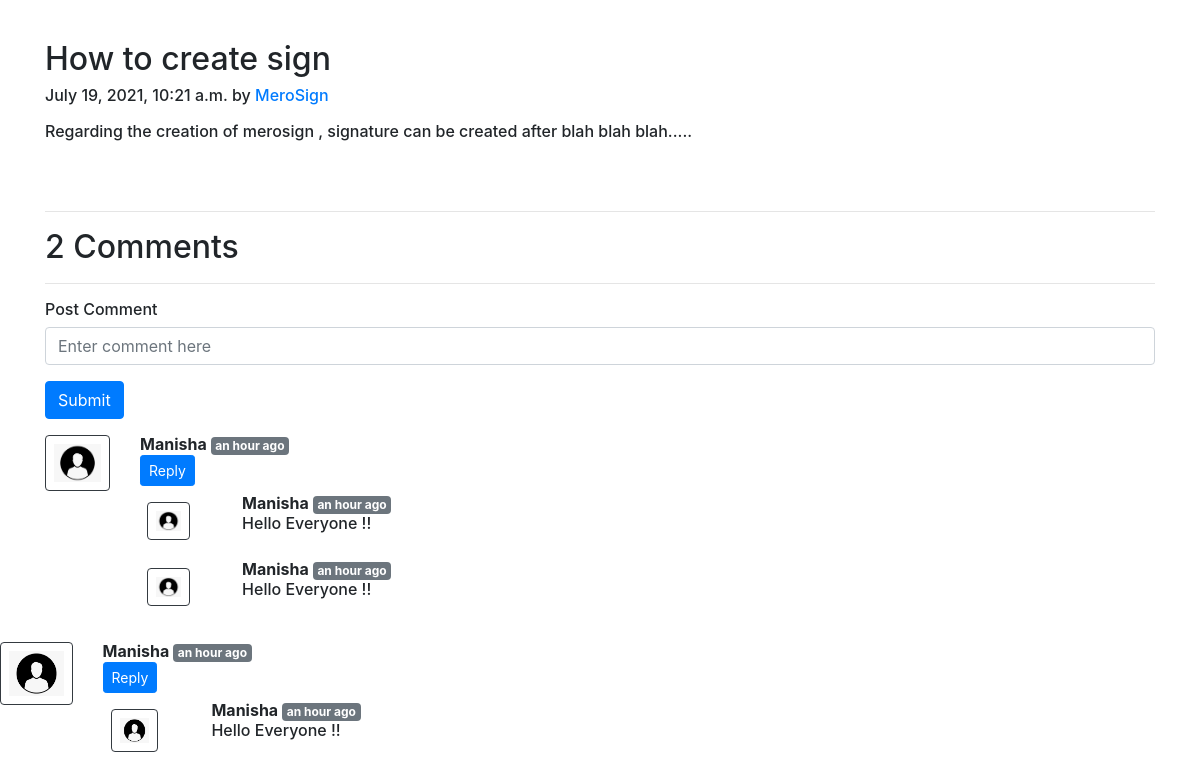
Page /blog/Signature on the committed database.
### blog/models.py (models this page shows, shortened)
class Post(models.Model):
    sno = models.AutoField(primary_key=True)
    title = models.CharField(max_length=255)
    author = models.CharField(max_length=14)
    slug = models.CharField(max_length=130)
    views = models.IntegerField(default=0)
    timeStamp = models.DateTimeField(blank=True)
    content = models.TextField()

class BlogComment(models.Model):
    sno = models.AutoField(primary_key=True)
    comment = models.TextField()
    user = models.ForeignKey(User, on_delete=models.CASCADE)
    post = models.ForeignKey(Post, on_delete=models.CASCADE)
    parent = models.ForeignKey('self', on_delete=models.CASCADE, null=True)
    timestamp = models.DateTimeField(default=now)

### blog/views.py (the view)
# urls.py: path('<str:slug>', views.blogPost, name="blogPost"),
def blogPost(request, slug):
    post = Post.objects.filter(slug=slug).first()
    post.views = post.views + 1
    post.save()
    comments = BlogComment.objects.filter(post=post, parent=None)
    replies = BlogComment.objects.filter(post=post).exclude(parent=None)
    replyDict = {}
    for reply in replies:
        if reply.parent.sno not in replyDict.keys():
            replyDict[reply.parent.sno] = [reply]
        else:
            replyDict[reply.parent.sno].append(reply)
    context = {'post': post, 'comments': comments, 'user': request.user, 'replyDict': replyDict}
    return render(request, "blogPost.html", context)

### blog/templatetags/extras.py (called while the page is built)
@register.filter(name='get_val')
def get_val(dict, key):
    return dict.get(key)

### blog/templates/blogPost.html (shortened to what this page needs)
<!DOCTYPE html>
<html lang="en">
<head>
</head>
<body>
{% load humanize %}
{% load extras %}
<br>
<h6>
<div class="container my-3">
    <h2 class="blog-post-title">{{post.title}}</h2>
    <p class="blog-post-meta">{{post.timeStamp}} by <a href="/about">{{post.author}}</a></p>
    <p>{{post.content|safe}}</p>
    <br><br>
    <hr>
</div>
<div class="container">
       <h2> {{comments.count}} Comments</h2><hr>
    <form action="postComment" method="post">
        <div class="form-group">
            <label for="exampleInputEmail1">Post Comment </label>
            <input type="text" class="form-control" name="comment" placeholder="Enter comment here">
        </div>
        <button type="submit" class="btn btn-primary">Submit</button>
    </form>
    {% for comment in comments %}
    <div class="row my-3">
        <div class="col-md-1  ">
            <img class="rounded mx-auto d-block w-100 border border-dark p-2" src="/static/img/user.png" alt="user">
        </div>
        <div class="col-md-11 ">
        <b> {{comment.user.username}} </b> <span class="badge badge-secondary ">{{comment.timestamp| naturaltime}}</span>
            <div class="reply mx-0">
                <button class="btn btn-sm btn-primary" type="button" data-toggle="collapse" data-target="#replyBox{{comment.sno}}" aria-expanded="false" aria-controls="replyBox{{comment.sno}}">
                    Reply
                </button>
                <div class="replies my-2 ">
                    {% for reply in replyDict|get_val:comment.sno %}
                    <div class="row my-2">
                        <div class="col-md-1 ">
                            <img class="rounded mx-auto d-block w-75 my-2 border border-dark p-2" src="/static/img/user.png" alt="user">
                        </div>
                        <div class="col-md-11">
                            <div class="col-md-11 ">
                                <b> {{reply.user.username}} </b> <span class="badge badge-secondary ">{{reply.timestamp| naturaltime}}</span>
                                <div>{{reply.comment}}</div>
                            </div>
                            <br>
                        </div>
                    </div>
                    {% endfor %}
                </div>
                </div>
            </div>
        </div>
    </div>
    {% endfor %}
</body>
</html>
<!doctype html>
<html lang="en">
  <head>
    <link rel="stylesheet" href="https://stackpath.bootstrapcdn.com/bootstrap/4.5.2/css/bootstrap.min.css">
  </body>
</body>
  </head>

### rows in the picture
Post: title "How to create sign", timeStamp "July 19, 2021, 10:21 a.m.", author "MeroSign", content "Regarding the creation of merosign , signature can be created after blah blah blah....."
BlogComment: user.username "Manisha", timestamp "an hour ago"
BlogComment: user.username "Manisha", timestamp "an hour ago", comment "Hello Everyone !!"
BlogComment: user.username "Manisha", timestamp "an hour ago", comment "Hello Everyone !!"
BlogComment: user.username "Manisha", timestamp "an hour ago"
BlogComment: user.username "Manisha", timestamp "an hour ago", comment "Hello Everyone !!"

### other values in the picture
{{ comments.count }} "2"
